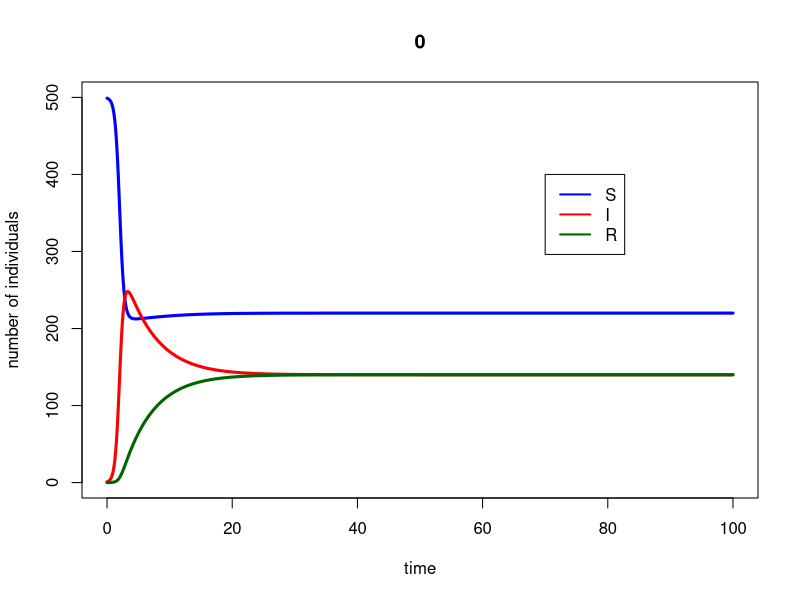
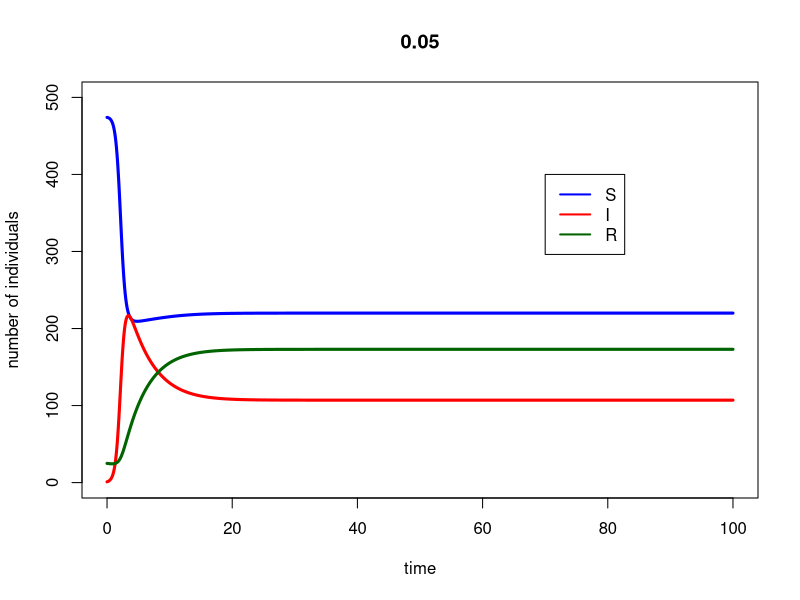
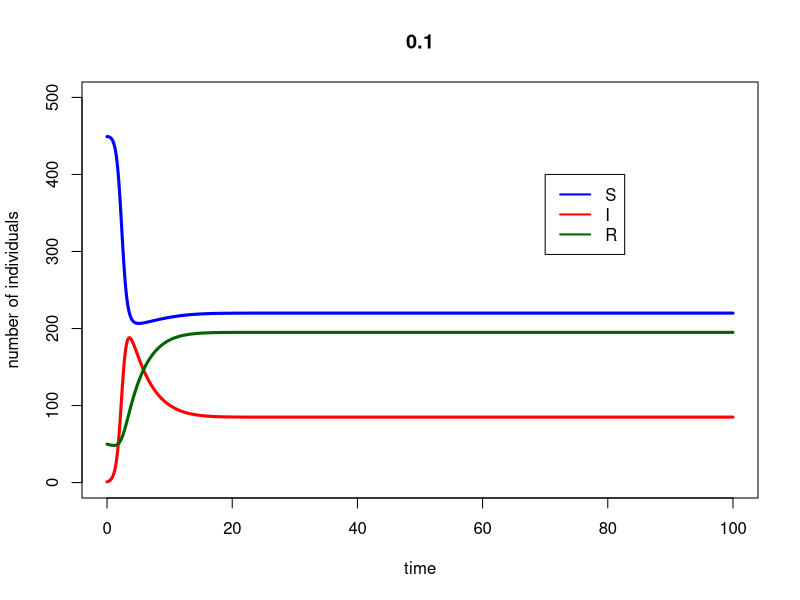
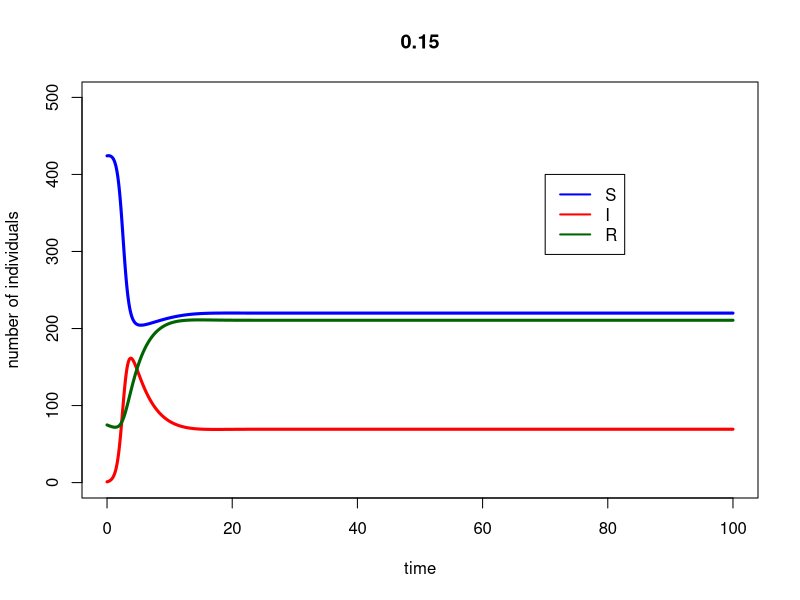
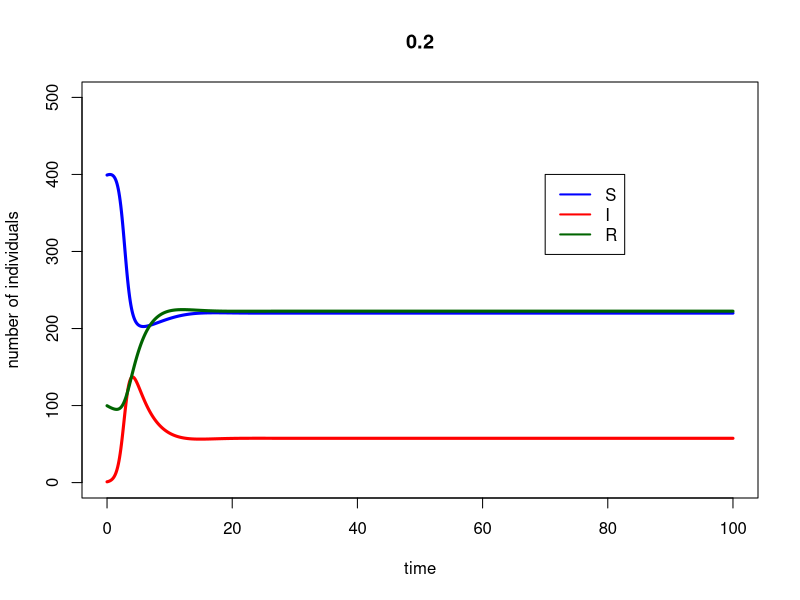
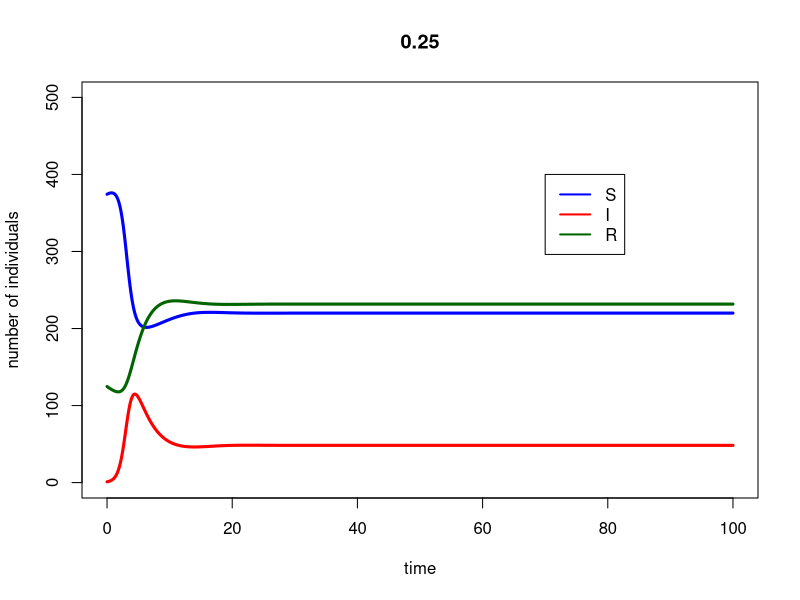
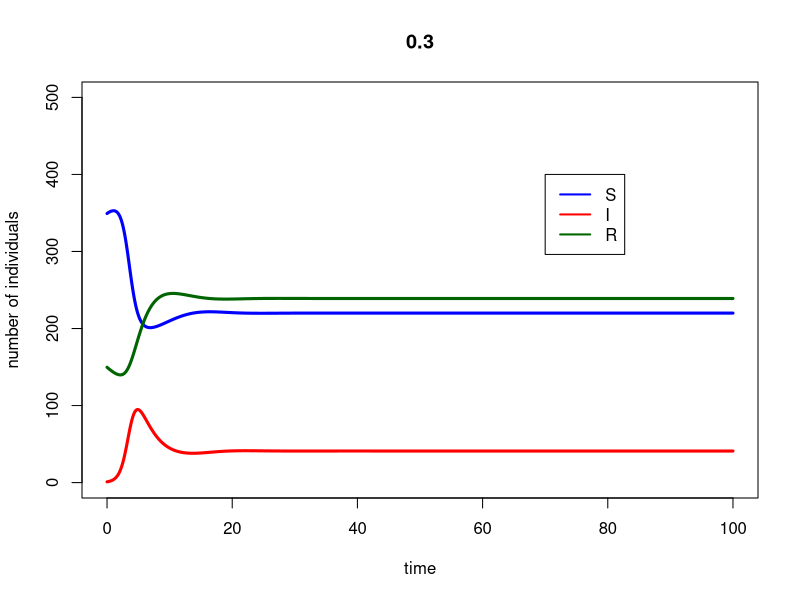
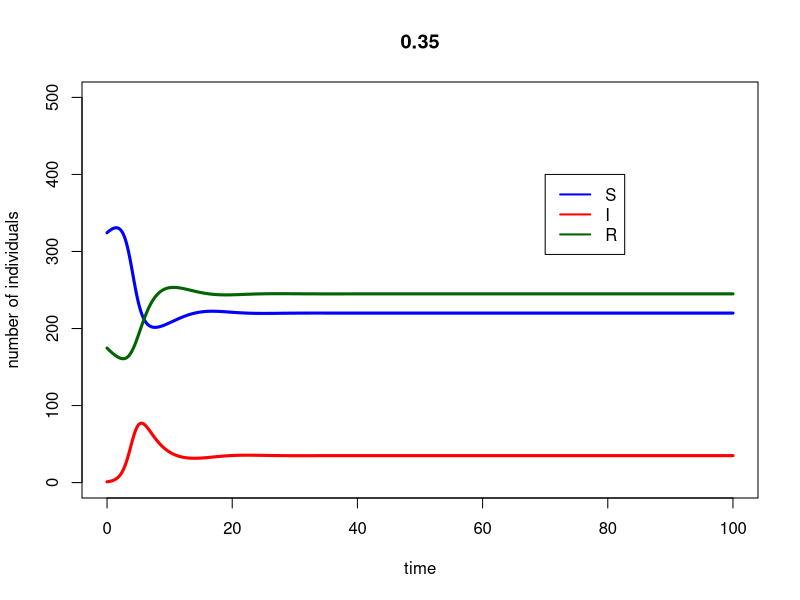

Recreate these plots in R, in order.
##########################################################
# Starting script to the module 'SIR models of epidemics'
##########################################################

# implements the basic SIR model, and plots simulation results

## Here you only need to know basic things:
##  #	To make comments
##  <-	Assigning a value to a symbol
##  c	To create a vector c(v1, v2, ..., vn)
##  e	is *10^
##  seq(a,b,c)	To create a sequence from a to b with intervals c


###################################
# FUNCTION DEFINITIONS
###################################

###
# SIR <- function(t, x, parms)
# Use: calculates the derivatives for the SIR model
# Input: 
#      t: time (not used here, because there is no explicit time dependence)
#      x: vector of the current values of all variables (S, I, R)
#      parms: vector of all parameter values
# Output:
#      der: vector of derivatives

# To use the lsoda function, the model function has to be a function of t (time),
# x (the vector of the variables) and parms (the parameters of the model).

SIR <- function(t, x, parms){

# Beta and r are not global variables. This means that if you type beta in R, the output will be 'beta',
# and not its value. You have to specify that you want to use the value of beta from 'parms' to solve the ODEs.
# Similarly, the variables of the model are taken from the vector x. This is done by the 'with' function.

  with(as.list(c(parms,x)),{
    dS <- d*(S+I+R)+g*I - beta*S*I - d*S - f*(d*(S+I+R)+g*I)  #szuletes = halal, ezert a halalt parameterezem csak
    # d*sig+gi a total szuletesszam, ds a S-ek halala, fS a vakcinazottak szama
    dI <- + beta*S*I - r*I - d*I -g*I
    #dI a sima halalozasi rataval halo I-k, g*I amennyivel jobban meghalnak az I-k
    dR <- r*I - d*R + f*(d*(S+I+R)+g*I)       # Note: because S+I+R=constant, this equation could actually be omitted,
                  # and R at any time point could simply be calculated as N-S-I.
    der <- c(dS, dI, dR)
    list(der)  # the output must be returned    
  }) # end of 'with'

}  # end of function definition

### NEM JO, NEM fSt kell kivonni meg hozzáadni mindig az faszsag
###########################
# MAIN PROGRAM
###########################

### LOAD LIBRARIES
#load R library for ordinary differential equation solvers
library(deSolve)
R0_vektor = vector(mode="list") #ez lesz amiben az R0-okat tárolom
### INITIALIZE PARAMETER SETTINGS
for (v in 1:21) {
  sajt = (v-1)/20
  index = sajt*100
  S0 = 499
  parms <- c(beta=1e-2, r=1e-1, d=0.1, g=2, f = sajt*0.5)		# set the parameters of the model
  inits <- c(S=(1-sajt)*S0, I=1, R=sajt*S0)		# set the initial values
  dt    <- seq(0,100,0.1)			# set the time points for evaluation

  # Calculate and print R_0 on the screen
  N <- sum(inits)
  R_0 <- with(as.list(parms),{beta*(N-sajt*S0)/r})
  print(paste("hany szazalek oltott", index))
  print(paste("R_0 =",R_0),quote=FALSE)
  R0_vektor[v] = (R_0) #a vektor/lista/kisfaszom v-edik eleme legyen az aktualis R0 ertek
  names(R0_vektor)[v] = sajt*100 #a vektor/lista/kisfaszom v-edik elemenek a neve legyen az oltottsagi %


  ### SIMULATE THE MODEL

  ## Use lsoda to solve the differential equations numerically. The syntax should be
  ## lsoda(initial values, time points, function, parameters)

  simulation <- as.data.frame(lsoda(inits, dt, SIR, parms=parms)) # this way our set 'parms' will be used as default

  ### PLOT THE OUTPUT

  # If you remove the # before pdf(...) and dev.off(), the output will be written in a pdf file,
  # in the working directory. If you don't, a window containing your graph will just pop up.

  #pdf("startingscript.pdf")
  #par(cex=1.7)
  # Plot S according to time, in blue, and add the graph I and R according to time,
  # in red and dark green respectively. Call help(plot) for further details.

  attach(simulation) # this command allows you to refer to the columns of the data frame directly.

  plot(dt, S, type="l", col="blue", ylim=c(0,sum(inits)), main = sajt, xlab="time", ylab="number of individuals",lwd=3)
  lines(dt, I, type="l", col="red",lwd=3)
  lines(dt, R, type="l", col="darkgreen",lwd=3)

  # Add a legend to the graph
  legend(70,400, legend=c("S","I","R"), col=c("blue", "red", "darkgreen"), lty=1,lwd=2)
  #dev.off()

  detach(simulation) # clean up the search path
}
print(R0_vektor)
volte = FALSE #ebben tarolom, hogy van-e olyan oltottsag, ami megelozi a jarvanyt
for (a in 1:length(R0_vektor)) {
  if (R0_vektor[a] < 1) {
    print(names(R0_vektor)[a])
    volte = TRUE
    break
  }
}
if (volte == FALSE) {
  print("Mind meg fogunk dogleni")
}
